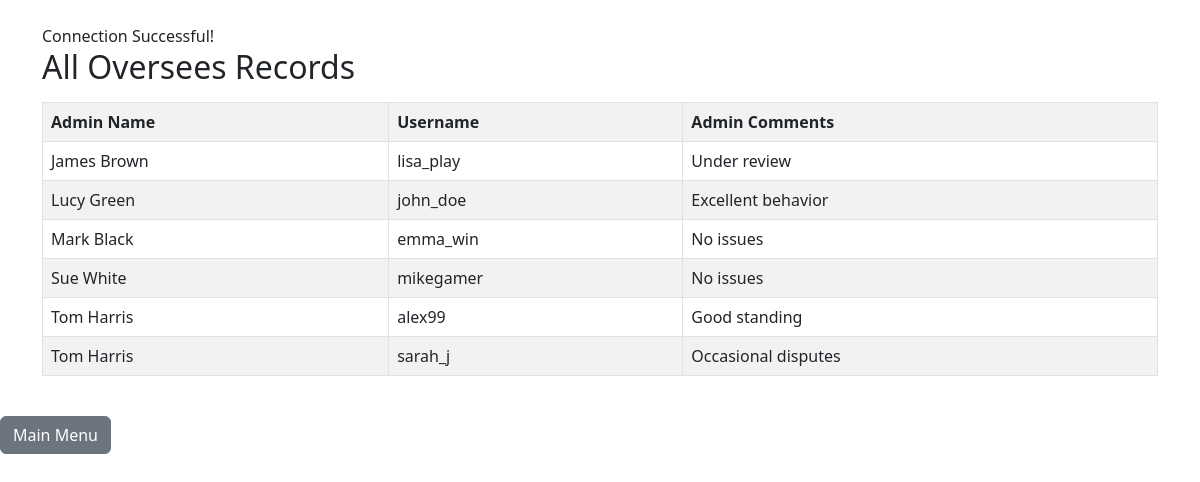
The app's page /CPSC2221_final/queries/display_oversees.php, older data.
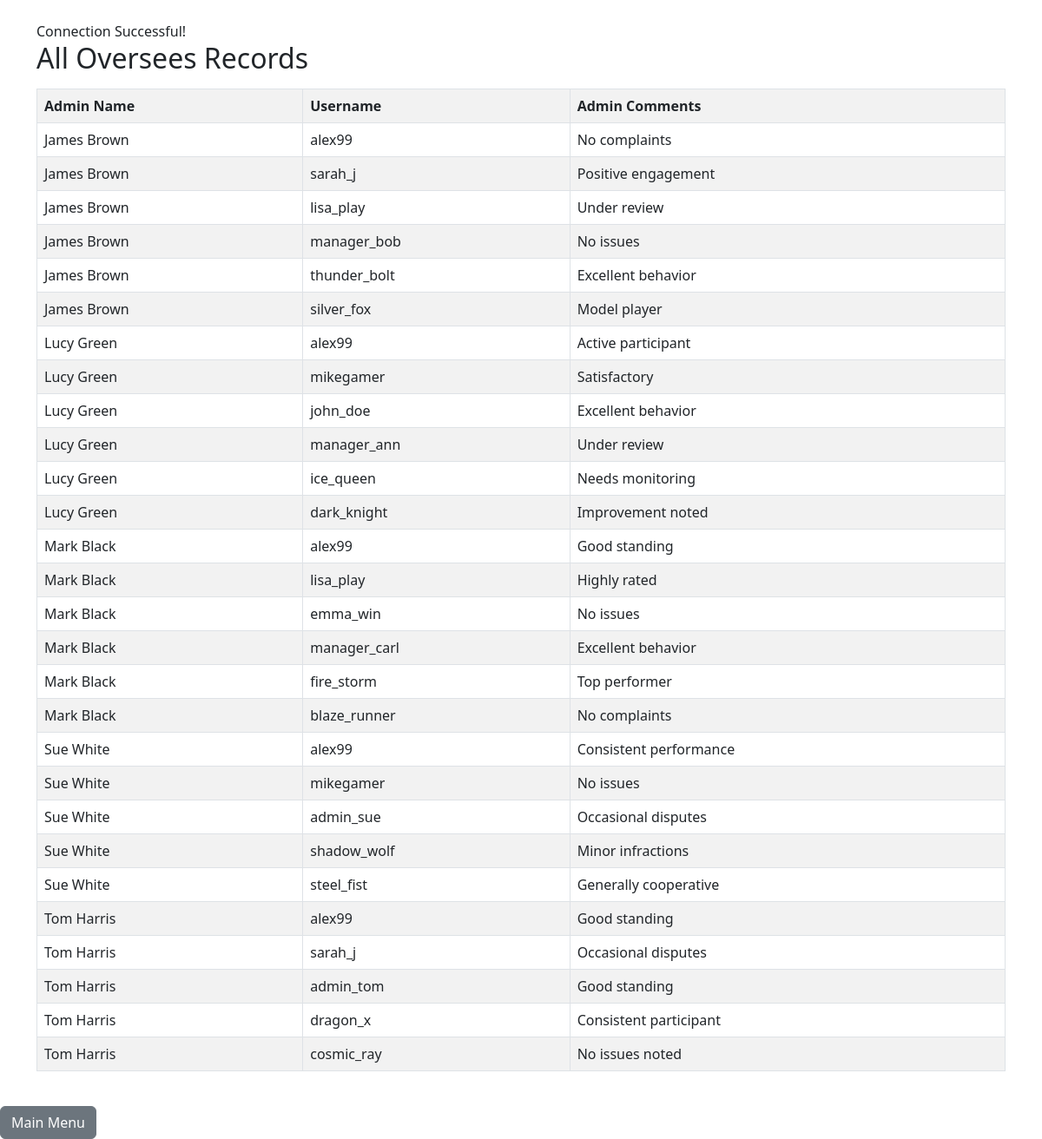
The same page, newer data.
### tables this page shows
CREATE TABLE Oversees (
    AdminID INT,
    UserID INT,
    Admin_Comments VARCHAR(255),
    PRIMARY KEY (AdminID, UserID),
    FOREIGN KEY (AdminID) REFERENCES Admin(AdminID)
        ON DELETE CASCADE
        ON UPDATE CASCADE,
    FOREIGN KEY (UserID) REFERENCES GameUser(UserID)
        ON DELETE CASCADE
        ON UPDATE CASCADE
);

CREATE TABLE GameUser (
    UserID INT PRIMARY KEY,
    Username VARCHAR(40) UNIQUE NOT NULL,
    Email VARCHAR(50) UNIQUE NOT NULL,
    Password VARCHAR(40) NOT NULL
);

### CPSC2221_final/queries/display_oversees.php (the view, shortened to what this page needs)
<?php
$servername = "localhost";
$username   = "root";
$password   = "";
$database   = "tictactoe";
$conn = new mysqli($servername, $username, $password, $database);
if ($conn->connect_error) {
	die("Connection failed: " . $conn->connect_error);
} else {
	echo "<link rel='stylesheet' href='https://cdn.jsdelivr.net/npm/bootstrap@5.3.0/dist/css/bootstrap.min.css'>";
	echo "<div class='container mt-4'>";
	echo "Connection Successful! <br>";
}
$query = "SELECT a.Name AS AdminName, gu.Username, o.Admin_Comments
          FROM Oversees o
          JOIN Admin a ON o.AdminID = a.AdminID
          JOIN GameUser gu ON o.UserID = gu.UserID
          ORDER BY a.Name";
$result = $conn->query($query);
echo "<h2>All Oversees Records</h2>";
if ($result->num_rows > 0) {
	echo "<table class='table table-bordered table-striped mt-3'>";
	echo "<tr><th>Admin Name</th><th>Username</th><th>Admin Comments</th></tr>";
	while ($row = $result->fetch_assoc()) {
		echo "<tr>
			<td>" . $row["AdminName"] . "</td>
			<td>" . $row["Username"] . "</td>
			<td>" . $row["Admin_Comments"] . "</td>
		</tr>";
	}
	echo "</table>";
} else {
	echo "No oversees records found.";
}
echo "</div><br><a class='btn btn-secondary' href='../index.php'>Main Menu</a>";
?>

Row changes from the older to the newer data that the page shows:
added oversees: AdminID.Name "James Brown", UserID.Username "alex99", Admin_Comments "No complaints"
added oversees: AdminID.Name "James Brown", UserID.Username "sarah_j", Admin_Comments "Positive engagement"
added oversees: AdminID.Name "James Brown", UserID.Username "manager_bob", Admin_Comments "No issues"
added oversees: AdminID.Name "James Brown", UserID.Username "thunder_bolt", Admin_Comments "Excellent behavior"
added oversees: AdminID.Name "James Brown", UserID.Username "silver_fox", Admin_Comments "Model player"
added oversees: AdminID.Name "Lucy Green", UserID.Username "alex99", Admin_Comments "Active participant"
added oversees: AdminID.Name "Lucy Green", UserID.Username "mikegamer", Admin_Comments "Satisfactory"
added oversees: AdminID.Name "Lucy Green", UserID.Username "manager_ann", Admin_Comments "Under review"
added oversees: AdminID.Name "Lucy Green", UserID.Username "ice_queen", Admin_Comments "Needs monitoring"
added oversees: AdminID.Name "Lucy Green", UserID.Username "dark_knight", Admin_Comments "Improvement noted"
added oversees: AdminID.Name "Mark Black", UserID.Username "alex99", Admin_Comments "Good standing"
added oversees: AdminID.Name "Mark Black", UserID.Username "lisa_play", Admin_Comments "Highly rated"
added oversees: AdminID.Name "Mark Black", UserID.Username "manager_carl", Admin_Comments "Excellent behavior"
added oversees: AdminID.Name "Mark Black", UserID.Username "fire_storm", Admin_Comments "Top performer"
added oversees: AdminID.Name "Mark Black", UserID.Username "blaze_runner", Admin_Comments "No complaints"
added oversees: AdminID.Name "Sue White", UserID.Username "alex99", Admin_Comments "Consistent performance"
added oversees: AdminID.Name "Sue White", UserID.Username "admin_sue", Admin_Comments "Occasional disputes"
added oversees: AdminID.Name "Sue White", UserID.Username "shadow_wolf", Admin_Comments "Minor infractions"
added oversees: AdminID.Name "Sue White", UserID.Username "steel_fist", Admin_Comments "Generally cooperative"
added oversees: AdminID.Name "Tom Harris", UserID.Username "admin_tom", Admin_Comments "Good standing"
added oversees: AdminID.Name "Tom Harris", UserID.Username "dragon_x", Admin_Comments "Consistent participant"
added oversees: AdminID.Name "Tom Harris", UserID.Username "cosmic_ray", Admin_Comments "No issues noted"
